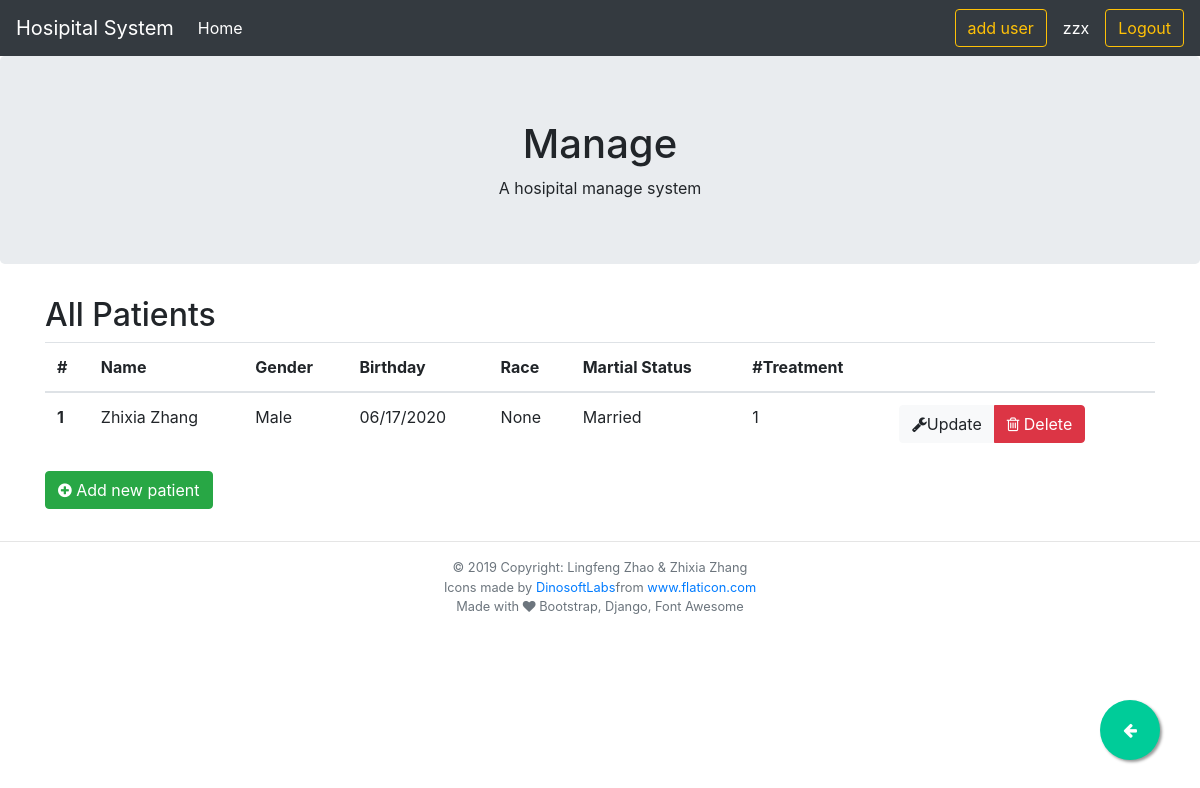
The page /patient/ (signed in) on the database as committed earlier.
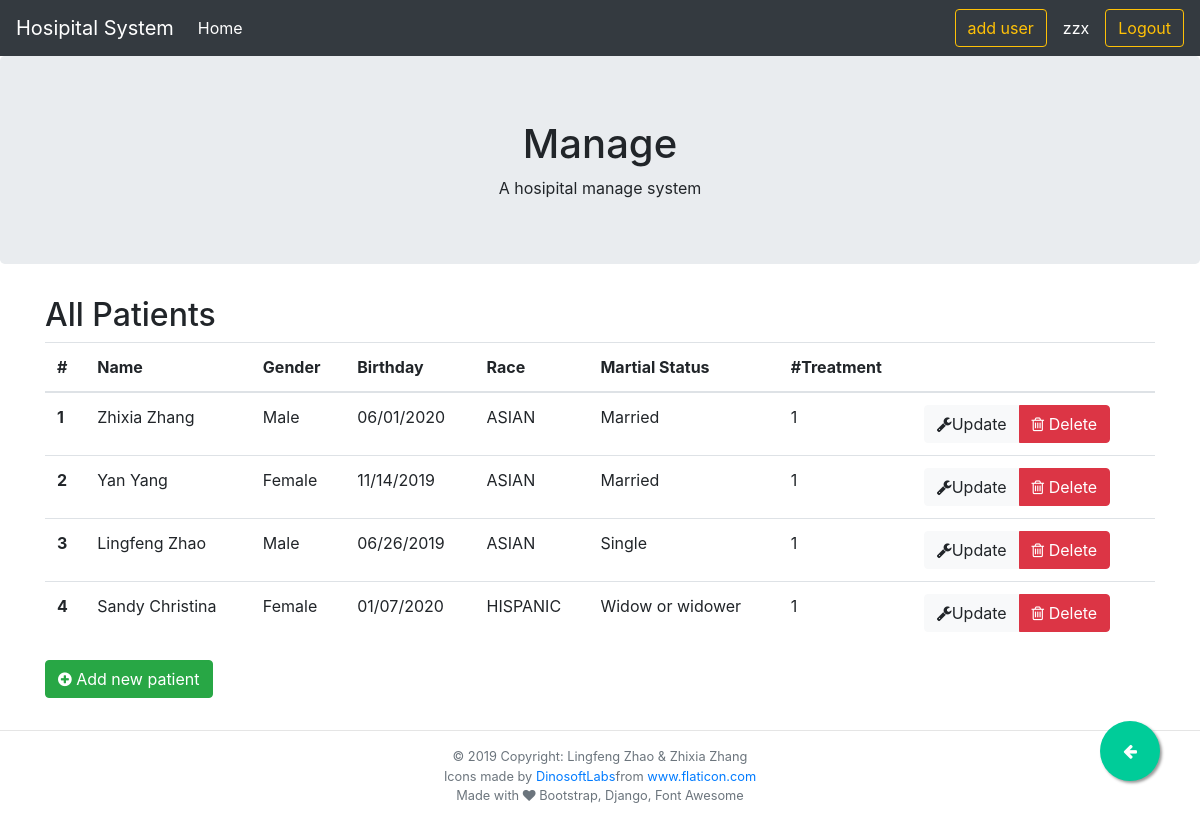
The same page on the database as committed later.
### hospital/models.py (models this page shows, shortened)
class Patient(models.Model):
    GENDER = [("M", "Male"), ("F", "Female"), ("U", "Unkown")]
    RACE = [
        ("ASIAN", "Asian"),
        ("HISPANIC", "Hispanic"),
        ("LATINO", "Latin American"),
        ("AFRICAN", "African American"),
        ("OTHER", "Other"),
    ]
    STATUS = [
        ("M", "Married"),
        ("S", "Single"),
        ("D", "Devoiced"),
        ("W", "Widow or widower"),
    ]
    pid = models.AutoField(primary_key=True)
    pfname = models.CharField(max_length=30)
    plname = models.CharField(max_length=20)
    pgender = models.CharField(max_length=1, choices=GENDER)
    pbd = models.DateTimeField()
    prace = models.CharField(max_length=20, blank=True, null=True, choices=RACE)
    pstatus = models.CharField(max_length=1, choices=STATUS)
    class Meta:
        db_table = "patient"

### hospital/views.py (the view)
# urls.py: path("patient/", views.PatientView.as_view(), name="patients"),
class PatientView(generic.ListView):
    model = Patient
    template_name = "patients.html"
    def get_context_data(self, **kwargs):
        context = super(PatientView, self).get_context_data(**kwargs)
        forms = []
        for i in context["patient_list"]:
            forms.append(PatientUpdateForm(instance=i))
        context["patient_list"] = zip(context["patient_list"], forms)
        context["patient_form"] = PatientForm()
        return context

### hospital/templates/patients.html (shortened to what this page needs)
{% extends 'base.html' %}
{% block content %}
<h2>All Patients</h2>
{% if patient_list %}
<table class="table table-hover">
    <thead>
        <tr>
            <th scope="col">#</th>
            <th scope="col">Name</th>
            <th scope="col">Gender</th>
            <th scope="col">Birthday</th>
            <th scope="col">Race</th>
            <th scope="col">Martial Status</th>
            <th scope="col">#Treatment</th>
            {% if user.is_authenticated %}
            <th></th>
            {% endif %}
        </tr>
    </thead>
    <tbody>
        {% for patient, form in patient_list %}
        <tr>
            <th scope="row">{{forloop.counter}}</th>
            <td>{{patient.pfname | title}} {{patient.plname | title}}</td>
            <td>{{patient.get_pgender_display }}</td>
            <td>{{patient.pbd | date:'m/d/Y'}}</td>
            <td>{{patient.prace}}</td>
            <td>{{patient.get_pstatus_display }}</td>
            <td>{{patient.patienttreatment_set.count }}</td>
            {% if user.is_authenticated %}
            <td>
                <div class="btn-group" role="group">
                    <button type="button" class="btn btn-light " data-toggle="modal"
                        data-target="#modal_modify_{{ forloop.counter }}"><i class="fa fa-wrench"
                            aria-hidden="true"></i>Update
                    </button>
                    <button type="button" class="btn btn-danger" data-toggle="modal"
                        data-target="#modal_delete_{{ forloop.counter }}"><i class="fa fa-trash-o"
                            aria-hidden="true"></i>
                        Delete</button>
                </div>
            </td>
            {% endif %}
        </tr>
        {% endfor %}
    </tbody>
</table>
{% else %}
<p>No resuorce are available.</p>
{% endif %}
{% if user.is_authenticated %}
<button type="button" class="btn btn-success" data-toggle="modal" data-target="#addPatientModal">
    <i class="fa fa-plus-circle"></i> Add new patient
</button>
{% endif %}
{% endblock content %}

Rows that differ between the two databases and show on the page:
changed Patient "Zhixia": pbd "06/17/2020" → "06/01/2020"; prace "None" → "ASIAN"
added Patient: pfname "Yan", plname "Yang", pgender "Female", pbd "11/14/2019", prace "ASIAN", pstatus "Married", patienttreatment_set.count "1"
added Patient: pfname "Lingfeng", plname "Zhao", pgender "Male", pbd "06/26/2019", prace "ASIAN", pstatus "Single", patienttreatment_set.count "1"
added Patient: pfname "Sandy", plname "Christina", pgender "Female", pbd "01/07/2020", prace "HISPANIC", pstatus "Widow or widower", patienttreatment_set.count "1"
